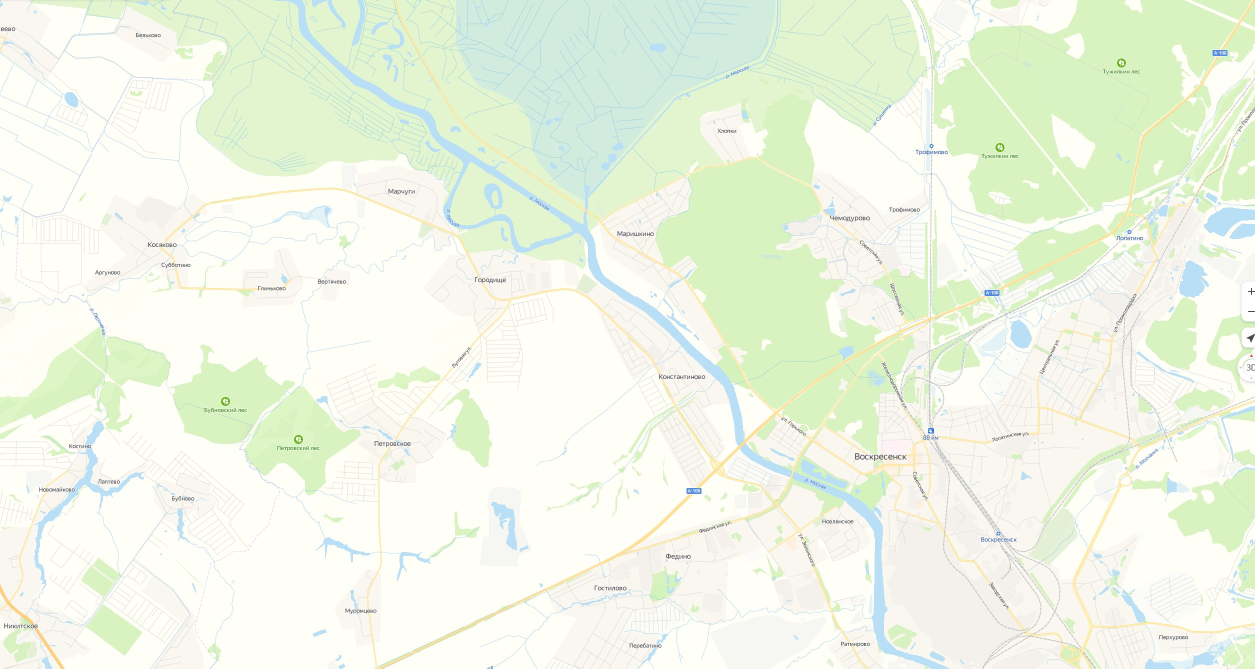
#> input picture images/geo_screen.jpg, 2510 x 1337 px (shown at 1/2 size)
$ jupyter execute --allow-errors label_reader.ipynb
#> lines starting #> are read from the running program, lines starting #| are printed output that depends on the picture; after the words box and inside, x2 and y2 are one past the last pixel; in counts of white or black regions, pixels touching at a corner belong together
### Notebook for reading prepared labels.

Коробов К.С. 3/16/2023

[cell 1]
import numpy as np
import cv2

import matplotlib.pyplot as plt

[cell 2]
# Read in the image
img_path = "./images/geo_screen.jpg"
geo_scan = cv2.imread(img_path)
#> geo_scan is the input picture: shape (1337, 2510, 3); mean B, G, R 228.5, 246, 238.1
geo_scan_BW = cv2.cvtColor(geo_scan, cv2.COLOR_BGR2GRAY)
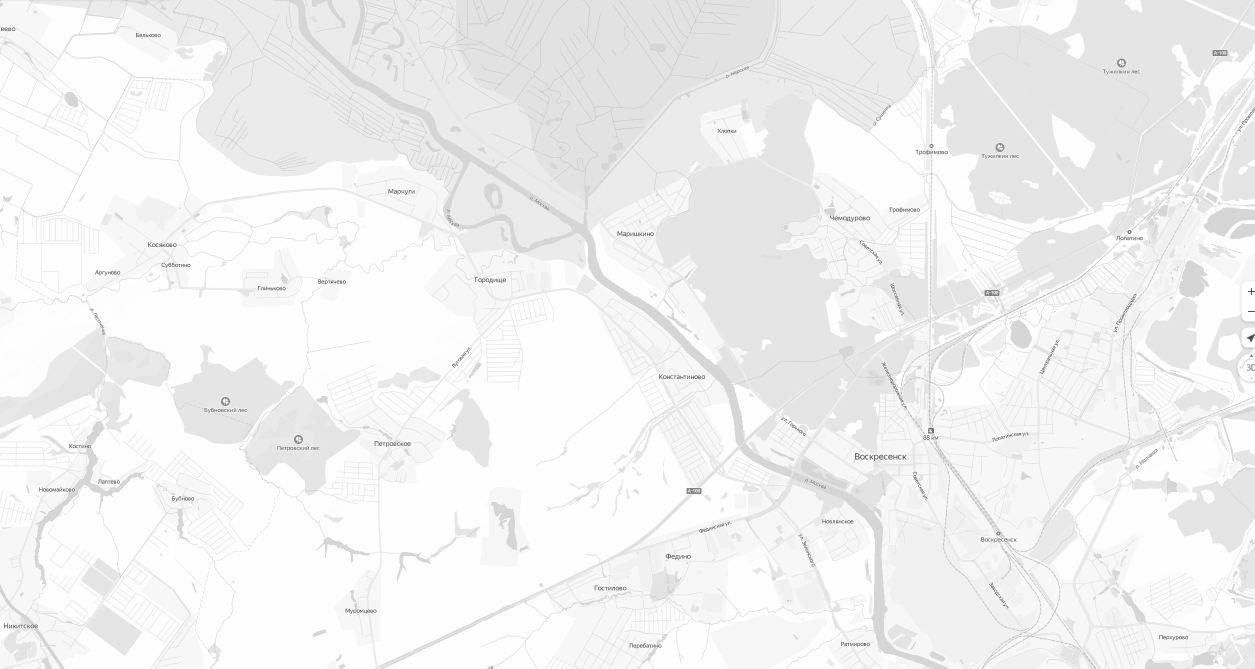
#> geo_scan_BW: shape (1337, 2510) (shown at 1/2 size); min 51, max 255, mean 241.6

[cell 3]
# Plotting the image
plt.figure(figsize=(10, 10))
plt.imshow(geo_scan)
plt.grid(False)
plt.show()

[cell 4]
# Marking the interesting colors.
first_color = [247, 254, 255]
second_color = [198, 245, 222]
third_color = [184, 223, 245]
fourth_color = [240, 247, 250]

[cell 5]
# Creating a dictionary of the color ranges.
color_ranges = {
    "First": (first_color, first_color),
    "Second": (second_color, second_color),
    "Three": (third_color, third_color),
    "Four": (fourth_color, fourth_color)
}

[cell 6]
# Inspecting an image.
geo_scan.shape
#> Out = (1337, 2510, 3)

[cell 7]
# Mask for each group
masks = {}
# Iteration happeing over the items in the dictionary.
for group, (lower, upper) in color_ranges.items():
    # Lower and upper are the color ranges.
    lower = np.array(lower, dtype=np.uint8)
    upper = np.array(upper, dtype=np.uint8)
    # Creating a mask for each group.
    mask = cv2.inRange(geo_scan, lower, upper)
    # Adding the mask to the dictionary masks.
    masks[group] = mask
#> this loop made 4 passes
#> pass 1, `mask = cv2.inRange(geo_scan, lower, upper)`:
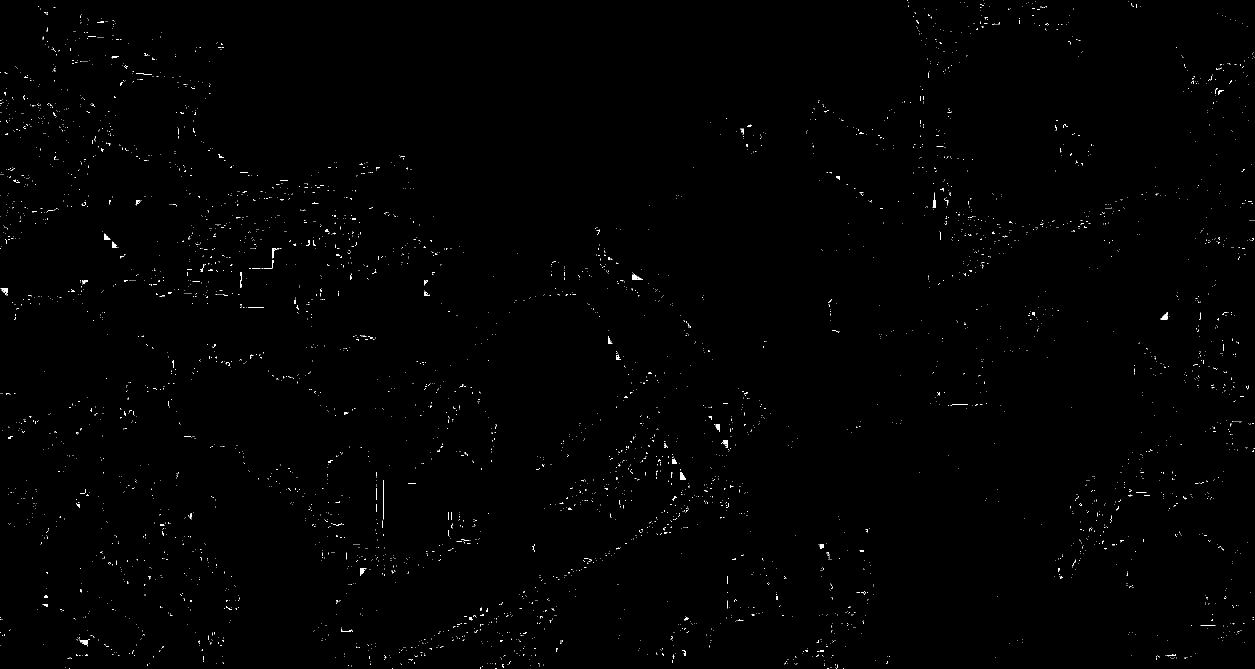
#> mask: shape (1337, 2510) (shown at 1/2 size); 0.46% white in thin lines or dots
#> after the loop, masks = 4 items

[cell 8]
# Plot each mask
plt.figure(figsize=(10, 10))
for i, (group, mask) in enumerate(masks.items()):
    plt.subplot(2, 2, i+1)
    plt.imshow(mask, cmap="gray")
    plt.title(group)
    plt.grid(False)
#> this loop made 4 passes
#> group on passes 1 to 4: 'First', 'Second', 'Three', 'Four'
plt.show()

[cell 9]
# Expand color range for each group by 5% in each direction. To account for
# slight variations in color
color_ranges = {
    "First": ([235, 242, 243], [255, 255, 255]),
    "Second": ([190, 237, 214], [198, 245, 222]),
    "Three": ([176, 215, 237], [184, 223, 245]),
    "Four": ([232, 239, 242], [240, 247, 250])
}

# Mask for each group
masks = {}
for group, (lower, upper) in color_ranges.items():
    lower = np.array(lower, dtype=np.uint8)
    upper = np.array(upper, dtype=np.uint8)
    mask = cv2.inRange(geo_scan, lower, upper)
    masks[group] = mask
#> this loop made 4 passes
#> pass 1, `mask = cv2.inRange(geo_scan, lower, upper)`:
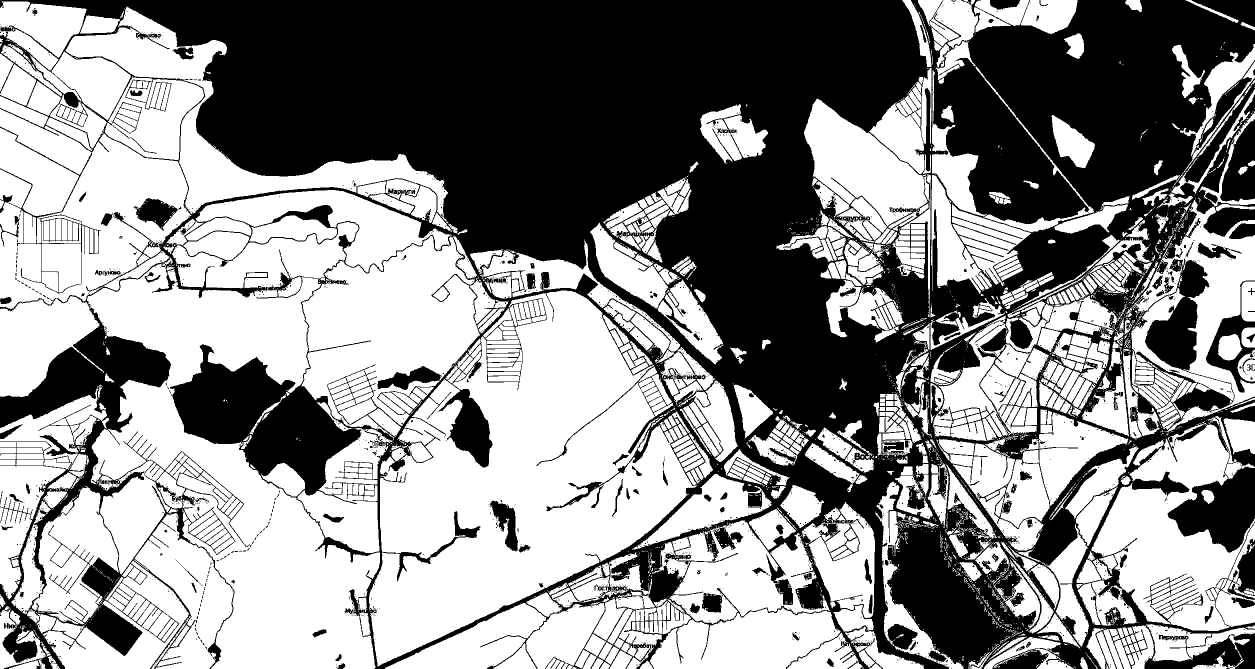
#> mask: shape (1337, 2510) (shown at 1/2 size); 55.1% white; 2826 black regions (2687 under 20 px), largest, box (x1, y1, x2, y2) and area: (0, 0, 2510, 1337) 1460369, (2440, 239, 2510, 403) 7224, (2412, 561, 2510, 785) 5456
#> pass 3, `mask = cv2.inRange(geo_scan, lower, upper)`:
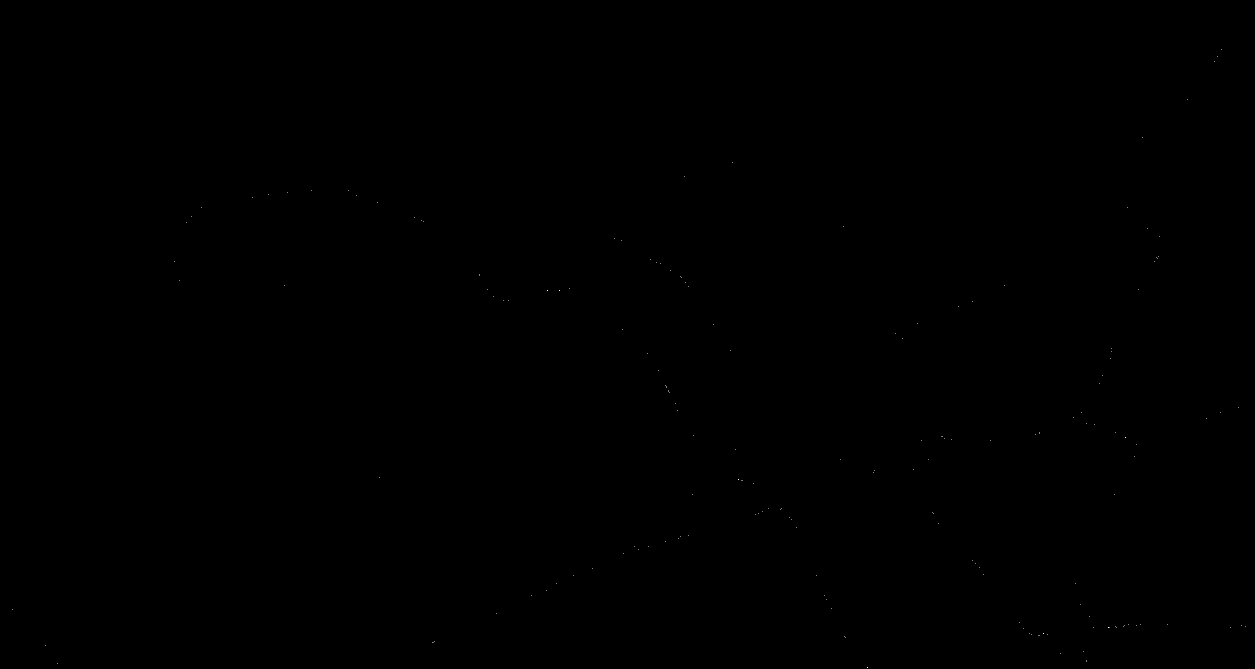
#> mask: shape (1337, 2510) (shown at 1/2 size); 0.01% white in thin lines or dots

# Plot each mask
plt.figure(figsize=(10, 10))
for i, (group, mask) in enumerate(masks.items()):
    plt.subplot(2, 2, i+1)
    plt.imshow(mask, cmap="gray")
    plt.title(group)
    plt.grid(False)
plt.show()
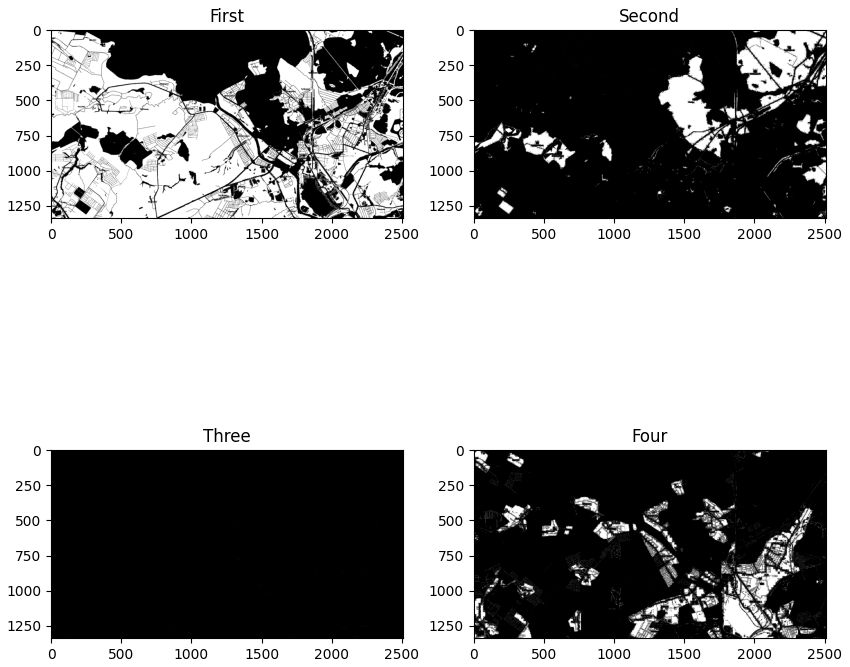
#> figure drawn by matplotlib, 4 panels

[cell 10]
def mask_by_color(img, color_ranges):
    '''
    img: image to be masked
    color_ranges: dictionary of color ranges
    returns: dictionary of masks
    '''
    masks = {}
    for group, (lower, upper) in color_ranges.items():
        lower = np.array(lower, dtype=np.uint8)
        upper = np.array(upper, dtype=np.uint8)
        mask = cv2.inRange(img, lower, upper)
        masks[group] = mask
    return masks

[cell 11]
import json
from PIL import Image
path_forb_zone = "./geo_screen_zero.json"

#> (the rest of this cell did not finish here and is left out)

[cell 12]
forb_zone_mask = np.zeros((geo_scan_BW.shape[0], geo_scan_BW.shape[1]), dtype=np.uint8)

[cell 13]
# Yellow color
mask_color = [255, 201, 14]

#> (a cell that did not finish here is left out)

[cell 15]
masked_geo_scan = geo_scan_BW.copy()
masked_geo_scan = cv2.bitwise_and(masked_geo_scan, masked_geo_scan, mask=forb_zone_mask)

[cell 16]
# Iterate through each group and substract masked_geo_scan from the mask.
# This will remove the forbidden zone from the mask
for group, mask in masks.items():
    masks[group] = mask - forb_zone_mask

[cell 17]
# Append the forbidden zone mask to the masks dictionary
masks["Zero"] = forb_zone_mask

[cell 18]
# Plot each mask
plt.figure(figsize=(10, 10))
for i, (group, mask) in enumerate(masks.items()):
    plt.subplot(2, 3, i+1)
    plt.imshow(mask, cmap="gray")
    plt.title(group)
    plt.grid(False)
#> this loop made 5 passes
plt.show()
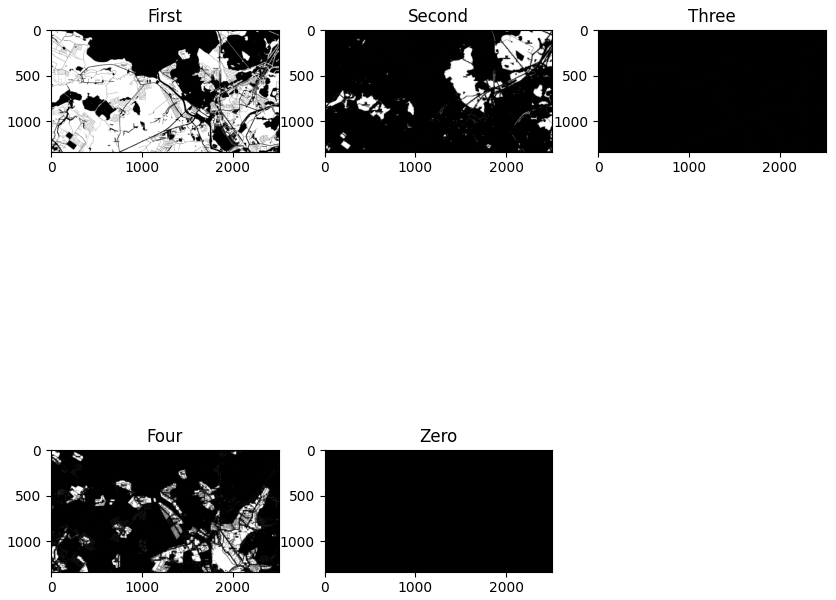
#> figure drawn by matplotlib, 5 panels
